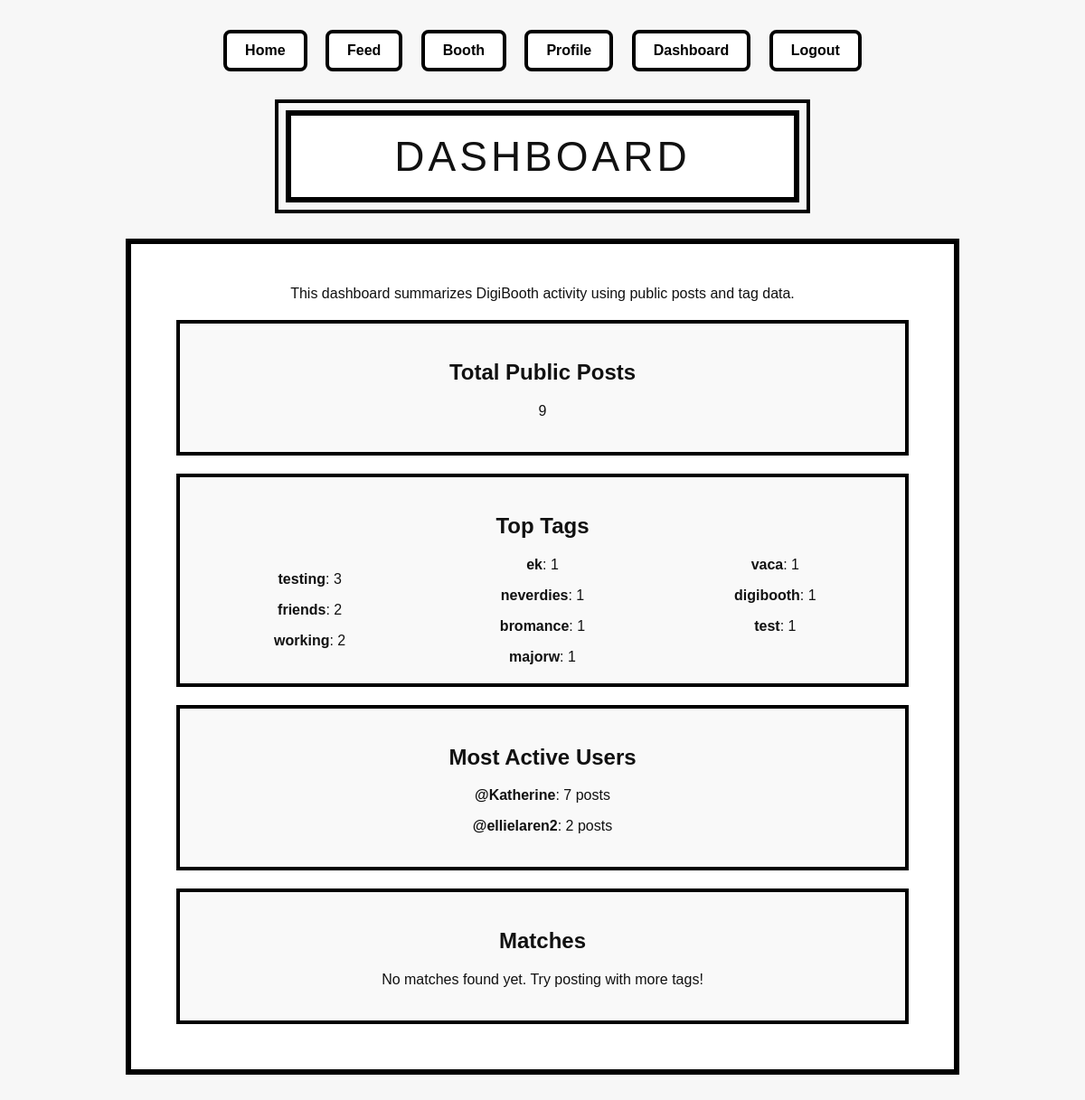
The app's page /dashboard (signed in) with its own data.
### tables this page shows
CREATE TABLE posts (
           id INTEGER PRIMARY KEY AUTOINCREMENT,
           username TEXT NOT NULL,
           image_filenames TEXT NOT NULL,  -- JSON string
           filter_choice TEXT,
           frame_choice TEXT,
           layout_choice TEXT,
           caption TEXT,
           tags TEXT,
           timestamp TEXT NOT NULL
       , privacy TEXT DEFAULT 'public');

### app.py (the view)
@app.route("/dashboard")
def dashboard():
   if "username" not in session:
       return redirect("/signin")
   conn = get_db_connection()
   posts_rows = conn.execute(
       "SELECT username, tags FROM posts WHERE privacy = 'public'"
   ).fetchall()
   conn.close()
   total_posts = len(posts_rows)
   posts_per_user = {}
   tag_counts = {}
   for row in posts_rows:
       username = row["username"]
       posts_per_user[username] = posts_per_user.get(username, 0) + 1
       if row["tags"]:
           tags = clean_tags(row["tags"]).split(",")
           for tag in tags:
               if tag:
                   tag_counts[tag] = tag_counts.get(tag, 0) + 1
   top_tags = sorted(
       tag_counts.items(),
       key=lambda item: item[1],
       reverse=True
   )
   active_users = sorted(
       posts_per_user.items(),
       key=lambda item: item[1],
       reverse=True
   )
   matches = get_match_results(session["username"])
   return render_template(
       "dashboard.html",
       total_posts=total_posts,
       top_tags=top_tags,
       active_users=active_users,
       matches=matches
   )

### app.py (called while the page is built)
def get_db_connection():
   conn = sqlite3.connect(DATABASE)
   conn.row_factory = sqlite3.Row
   return conn

def clean_tags(tags):
    tag_list = tags.replace("#", "").split()
    cleaned_tags = []
    for tag in tag_list:
        cleaned_tag = tag.strip().lower().replace(" ", "")
        if cleaned_tag:
            cleaned_tags.append(cleaned_tag)
    return ",".join(cleaned_tags)

### templates/dashboard.html (shortened to what this page needs)
<!DOCTYPE html>
<html>
<head>
    <link rel="stylesheet" href="{{ url_for('static', filename='style.css') }}">
</head>
<body>
{% include "_navbar.html" %}
<div class="title-sign">DASHBOARD</div>
<div class="dashboard-container">
    <p>
        This dashboard summarizes DigiBooth activity using public posts and tag data.
    </p>
    <div class="dashboard-card">
        <h2>Total Public Posts</h2>
        <p>{{ total_posts }}</p>
    </div>
    <div class="dashboard-card top-tags">
        <h2>Top Tags</h2>
        {% if top_tags %}
            {% for tag, count in top_tags %}
                <p><strong>{{ tag }}</strong>: {{ count }}</p>
            {% endfor %}
        {% else %}
            <p>No tag data yet.</p>
        {% endif %}
    </div>
    <div class="dashboard-card">
        <h2>Most Active Users</h2>
        {% if active_users %}
            {% for username, count in active_users %}
                <p><strong>@{{ username }}</strong>: {{ count }} posts</p>
            {% endfor %}
        {% else %}
            <p>No posts yet.</p>
        {% endif %}
    </div>
    <div class="dashboard-card matches-card">
        <h2>Matches</h2>
        {% if matches %}
            {% for match in matches %}
                <div class="match-card">
                    <h3>@{{ match.username }}</h3>
                    <div class="match-percent">{{ match.match_percent }}% Match</div>
                    <div class="shared-tags"><strong>Shared Tags:</strong> {{ match.shared_tags | join(", ") }}</div>
                </div>
            {% endfor %}
        {% else %}
            <p>No matches found yet. Try posting with more tags!</p>
        {% endif %}
    </div>
</div>
</body>
</html>

### static/style.css (style rules this page uses)
body { margin: 0; font-family: "Comic Sans MS", "Trebuchet MS", Arial, sans-serif; background: #f7f7f7; color: #111; text-align: center; }
.title-sign { width: 520px; margin: 35px auto 25px; padding: 18px; border: 6px solid black; outline: 4px solid black; outline-offset: 8px; font-size: 46px; letter-spacing: 4px; background: white; }

### templates/dashboard.html (style rules this page uses)
.dashboard-container { width: 850px; margin: 40px auto; padding: 30px; border: 6px solid black; background: white; }
.dashboard-card { border: 4px solid black; padding: 20px; margin: 20px; background: #f9f9f9; }
.dashboard-card.top-tags { column-count: 3; column-gap: 10px; }
.dashboard-card.top-tags h2 { column-span: all; text-align: center; }
.dashboard-card.top-tags p { break-inside: avoid; margin-bottom: 10px; }

### records on screen
posts: username "Katherine", count "7"
posts: username "ellielaren2", count "2"

### other values on screen
{{ total_posts }} "9"
{{ tag }} "testing" "friends" "working" "ek" "neverdies" "bromance" "majorw" "vaca" "digibooth" "test"
{{ count }} "3" "2" "2" "1" "1" "1" "1" "1" "1" "1"
